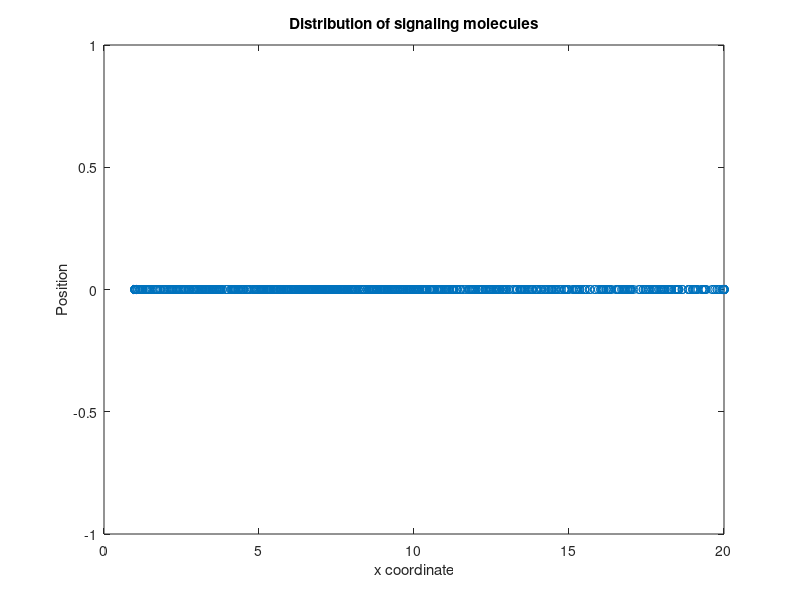

Write the MATLAB code that produced this figure.
% Parameters
Zl = 6; Zr = 10;            % Coordinates of the end of NMJ
cellLength = 20;            % Length of the cell
numSteps = 1000;            % Number of time steps
deltaT = 0.1;               % Time step size
repulsion = 1;              % Average strength of repulsion
diffusionCoefficient = 5; % Diffusion coefficient
Secretion = 10;              % Secretion of the signal rate
Degrade = 0.01;             % rate of signal molecule degradation

% Initialize random signal molecule positions
positions = Zl+(Zr - Zl) * rand(20, 1);

% Simulation loop
for step = 2:numSteps

    NewPositions = Zl+(Zr - Zl) * rand(Secretion, 1); positions = [positions; NewPositions];
    
aa=[];    for j=1:length(positions) if rand<Degrade aa=[aa j]; else aa==aa; end, end
          positions(aa)=[];

    % Calculate random displacements
    displacements = sqrt(2 * diffusionCoefficient * deltaT) * randn(length(positions),1);
    
    % Update positions with displacements
    positions = positions + displacements;
    
    % Enforce boundary conditions (nuclei cannot leave the cell)
    positions = max(positions, 1);
    positions = min(positions, cellLength);
    
 
end

% Plot positions
plot(positions,zeros(size(positions)),'o');
xlabel('x coordinate');
ylabel('Position');
title('Distribution of signaling molecules');
